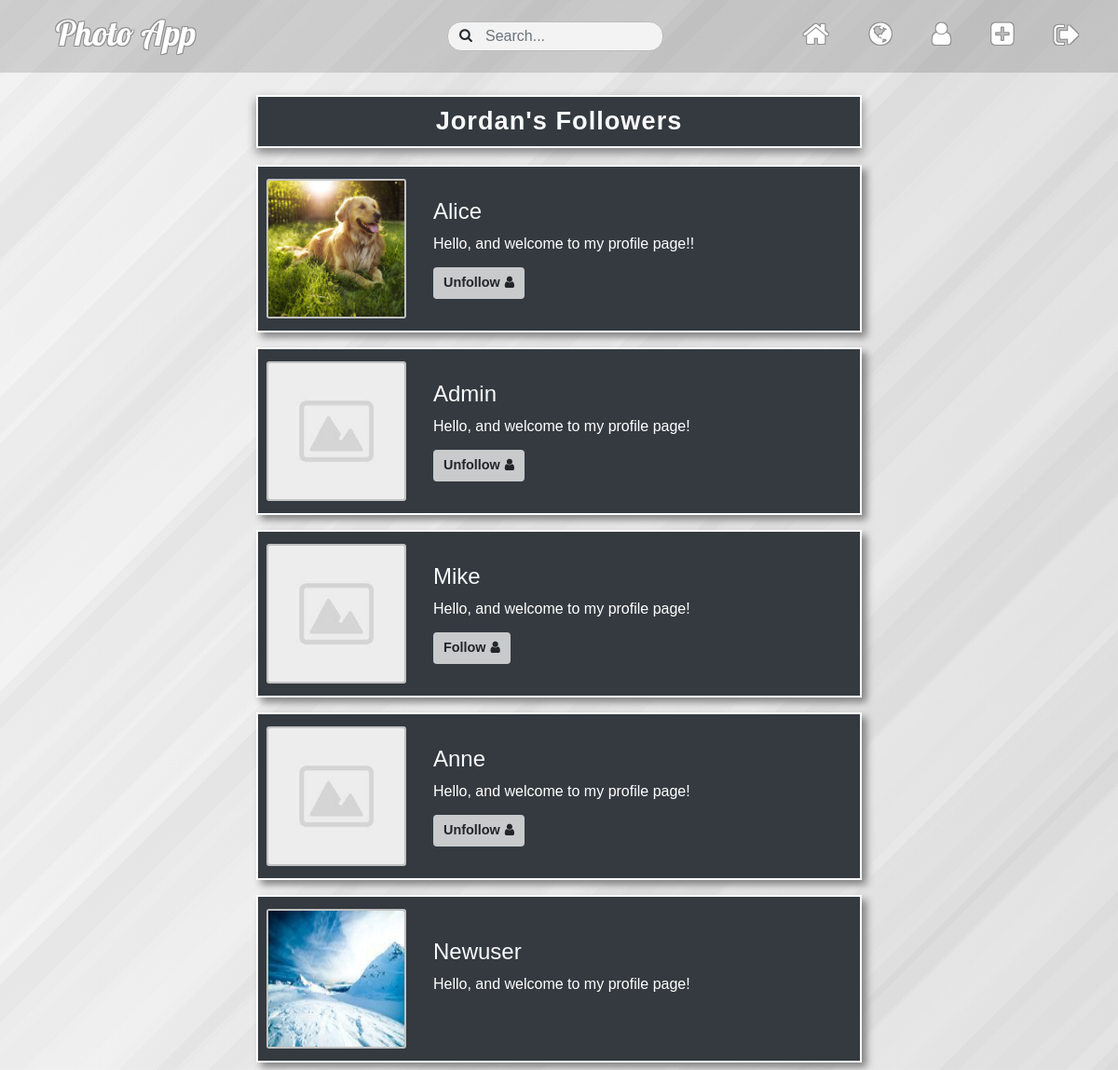
Page /user/followers/jordan/ (signed in) on the committed database.
### users/models.py (models this page shows, shortened)
class Profile(models.Model):
    user = models.OneToOneField(User, on_delete=models.CASCADE)
    image = models.ImageField(default='default.jpg', upload_to='profile-image')
    bio = models.CharField(max_length=150)
    following = models.ManyToManyField(User, related_name='followers')

### users/views.py (the view)
# urls.py: path('followers/<str:username>/', views.followers, name='followers'),
@login_required
def followers(request, username):
    user = User.objects.get(username=username)
    return render(request, 'users/followers.html', {
        'current_user': user,
        'parameter': username,
    })

### users/context_processors.py (called while the page is built)
def isFollowing(request):
    if (request.user.username):
        following_list = list(Profile.objects.get(user=request.user).following.all())
    else:
        following_list = 0
    return {
        'following_list': following_list
    }

### users/templates/users/followers.html (shortened to what this page needs)
{% extends 'photo_sharing/layout.html' %}
{% block content %}
<br>
{% if current_user.followers.all.count > 0 %}
    <div class='text-center'>
        {% if parameter == user.username %}
        <h3 class='page-title'>Your Followers</h3>
        {% else %}
        <h3 class='page-title'>{{ parameter|title }}'s Followers</h3>
        {% endif %}
    </div>
{% endif %}
{% for person in current_user.followers.all %}
<div class="row no-gutters user-page">
    <div class='col-12 profile-background my-2'>
        <div class="profile-block">
            <div class='image-col mr-3 pl-1 my-auto'>
                <img class='profile-image' src="{{ person.user.profile.image.url }}" alt="User Profile Image">
            </div>
            <div class='bio-col my-auto pr-0'>
                <a class='username-link' href="{% url 'profile' person.user.username %}"><h4>{{ person.user.username|title }}</h4></a>
                <p class='mb-2'>{{ person.user.profile.bio|truncatechars:90 }}</p>
                {% if person.user.username == user.username %}
                <div class='py-2'></div>
                {% elif person.user not in following_list %}
                <a class='btn user-btn follow' data-id='{{ person.user.id }}' href="{% url 'follow' person.user.id %}">Follow <i class="fa fa-user" aria-hidden="true"></i></a>
                {% else %}
                <a class='btn user-btn unfollow' data-id='{{ person.user.id }}' href="{% url 'unfollow' person.user.id %}">Unfollow <i class="fa fa-user" aria-hidden="true"></i></a>
                {% endif %}
            </div>
        </div>
    </div>
</div>
{% endfor %}
{% endblock %}

### photo_sharing/static/photo_sharing/main.css (style rules this page uses)
body { background-image: repeating-linear-gradient(135deg, rgba(128, 128, 128, 0.03) 0px, rgba(128, 128, 128, 0.03) 36px,rgba(119, 119, 119, 0.03) 36px, rgba(119, 119, 119, 0.03) 58px,rgba(198, 198, 198, 0.03) 58px, rgba(198, 198, 198, 0.03) 79px,rgba(15, 15, 15, 0.03) 79px, rgba(15, 15, 15, 0.03) 108px,rgba(146, 146, 146, 0.03) 108px, rgba(146, 146, 146, 0.03) 120px,rgba(135, 135, 135, 0.03) 120px, rgba(135, 135, 135, 0.03) 160px,rgba(98, 98, 98, 0.03) 160px, rgba(98, 98, 98, 0.03) 202px,rgba(197, 197, 197, 0.03) 202px, rgba(197, 197, 197, 0.03) 223px),repeating-linear-gradient(135deg, rgba(146, 146, 146, 0.03) 0px, rgba(146, 146, 146, 0.03) 48px,rgba(148, 148, 148, 0.03) 48px, rgba(148, 148, 148, 0.03) 92px,rgba(187, 187, 187, 0.03) 92px, rgba(187, 187, 187, 0.03) 124px,rgba(127, 127, 127, 0.03) 124px, rgba(127, 127, 127, 0.03) 137px,rgba(123, 123, 123, 0.03) 137px, rgba(123, 123, 123, 0.03) 156px,rgba(7, 7, 7, 0.03) 156px, rgba(7, 7, 7, 0.03) 198px,rgba(140, 140, 140, 0.03) 198px, rgba(140, 140, 140, 0.03) 224px,rgba(167, 167, 167, 0.03) 224px, rgba(167, 167, 167, 0.03) 249px),repeating-linear-gradient(135deg, rgba(118, 118, 118, 0.03) 0px, rgba(118, 118, 118, 0.03) 11px,rgba(69, 69, 69, 0.03) 11px, rgba(69, 69, 69, 0.03) 38px,rgba(202, 202, 202, 0.03) 38px, rgba(202, 202, 202, 0.03) 63px,rgba(213, 213, 213, 0.03) 63px, rgba(213, 213, 213, 0.03) 100px,rgba(238, 238, 238, 0.03) 100px, rgba(238, 238, 238, 0.03) 122px,rgba(221, 221, 221, 0.03) 122px, rgba(221, 221, 221, 0.03) 139px,rgba(34, 34, 34, 0.03) 139px, rgba(34, 34, 34, 0.03) 168px,rgba(52, 52, 52, 0.03) 168px, rgba(52, 52, 52, 0.03) 198px),linear-gradient(90deg, rgb(248, 248, 248),rgb(233, 233, 233)); background-position: center; background-repeat: no-repeat; background-size: cover; background-attachment: fixed; font-family: Helvetica, sans-serif; color: #f8f9fa; min-height: 100vh; }
.profile-image { height: 150px; width: 150px; }
.profile-block { display: flex; position: relative; width: 95%; max-width: 650px; margin: auto; color: white; background: #343A40; border: 2px solid white; padding: 5px; box-shadow: 5px 5px 8px grey; }
.image-col { padding: 0.5em 0; }
.image-col img { border-radius: 2%; border: 2px solid #c2c2c2; }
.bio-col { padding: 5px; padding-left: 13px; padding-right: 50px; overflow-x: hidden; width: 100%; position: relative; }
.page-title { border: 2px solid white; color: #f8f9fa; background: #343A40; padding: 10px 5px; max-width: 650px; width: 95%; box-shadow: 0px 5px 10px grey; margin: auto; margin-bottom: 10px; font-size: 1.7rem; font-weight: bold; letter-spacing: 1px; }
.user-page .bio-col { padding-right: 10px !important; }
.fa-user { margin-left: 1px; }
.user-btn { background: #C8CACB; padding: 5px 10px; font-size: 0.9rem; font-weight: 600; transition: background-color 0.3s; margin-top: 5px; display: inline-block; }
.username-link { display: inline-block; color: #f8f9fa; }

### rows in the picture
Profile: user.profile.image (picture), user.username "Alice", user.profile.bio "Hello, and welcome to my profile page!!"
Profile: user.profile.image (placeholder picture), user.username "Admin", user.profile.bio "Hello, and welcome to my profile page!"
Profile: user.profile.image (placeholder picture), user.username "Mike", user.profile.bio "Hello, and welcome to my profile page!"
Profile: user.profile.image (placeholder picture), user.username "Anne", user.profile.bio "Hello, and welcome to my profile page!"
Profile: user.profile.image (picture), user.username "Newuser", user.profile.bio "Hello, and welcome to my profile page!"

### other values in the picture
{{ parameter|title }} "Jordan"
